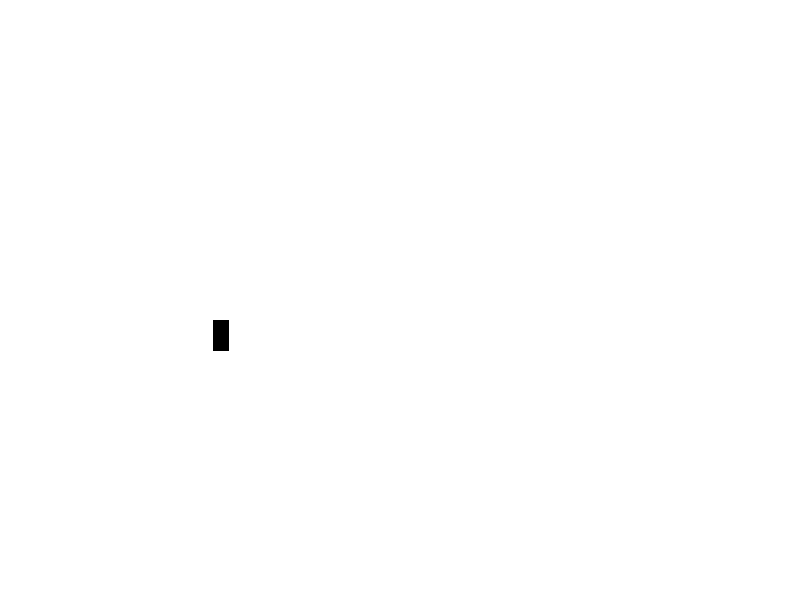

Here is the MATLAB script that generated this plot: (Note: this script raises an error after producing the figure.)
%Creates white Image with black rectangle
%Create second image with moved rectangle
%%Calculate OF
%Plot movement

%Next step will be:
%Moving the frames in a for loop and iteratively expand the plot
%With multiple objects, working with mean to plot wont work of course.

%But only after this small piece of work, I can say, that we will need lots
%of fps or very slow movement or otherwise, both Farnback and LK will
%definitely not work!




img1 = zeros(375,1242,3,'uint8');
img2 = zeros(375,1242,3,'uint8');

%%white background
for k=1:375
    for j=1:1242
        for i=1:3
            img1(k,j,i) = 255;
            img2(k,j,i) = 255;
        end
    end
end
%%

%%create frame1
for k=250:310
    for j=220:250
        for i=1:3
            img1(k,j,i)= 0;
        end
    end
end

%create frame2
for k=220:280
    for j=230:260
        for i=1:3
            img2(k,j,i)= 0;
        end
    end
end
%%

    
imshow(img1);

%%OpticalFlow
opticFlow=opticalFlowLK%('NoiseThreshold',0.04);
im1 = rgb2gray(img1);
im2 = rgb2gray(img2);
flow = estimateFlow(opticFlow,im1);
flow2 = estimateFlow(opticFlow,im2);
%%

%% This shows the Optical Flow with arrows
    imshow(img1)
    hold on
    plot(flow2,'DecimationFactor',[10 10],'ScaleFactor',1)
    hold off
    display(flow2);
    
    figure,
    imshow(img2);
 %%   
 
 %%Operations for plotting
   x = nonzeros(flow2.Vx);
   xThreshold = find(abs(x)<0.09); %cutting out very small displacements
   x(xThreshold) = [];
       
   y = nonzeros(flow2.Vy);
   yThreshold = find(abs(y)<0.09);
   y(yThreshold) = [];
   
   xMean=mean(x);
   yMean=mean(y);
   yMean=-yMean; %negate y for plotting (top of image is (0,0))
   
   disp('means');
   disp(xMean);
   disp(yMean);
   
   %plot
   figure
   plot([0,xMean],[0,yMean]);
   axis equal;
   

 

    


    
    